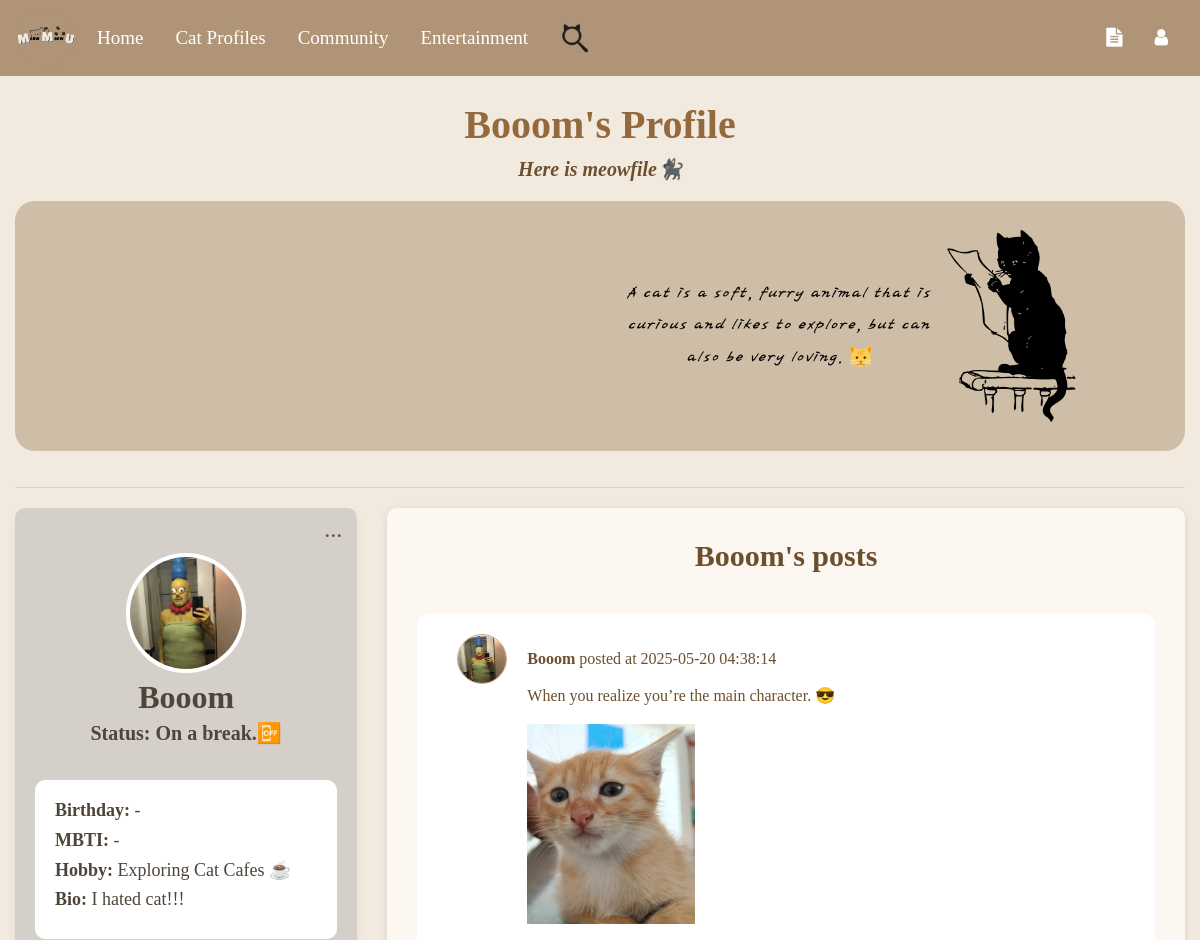
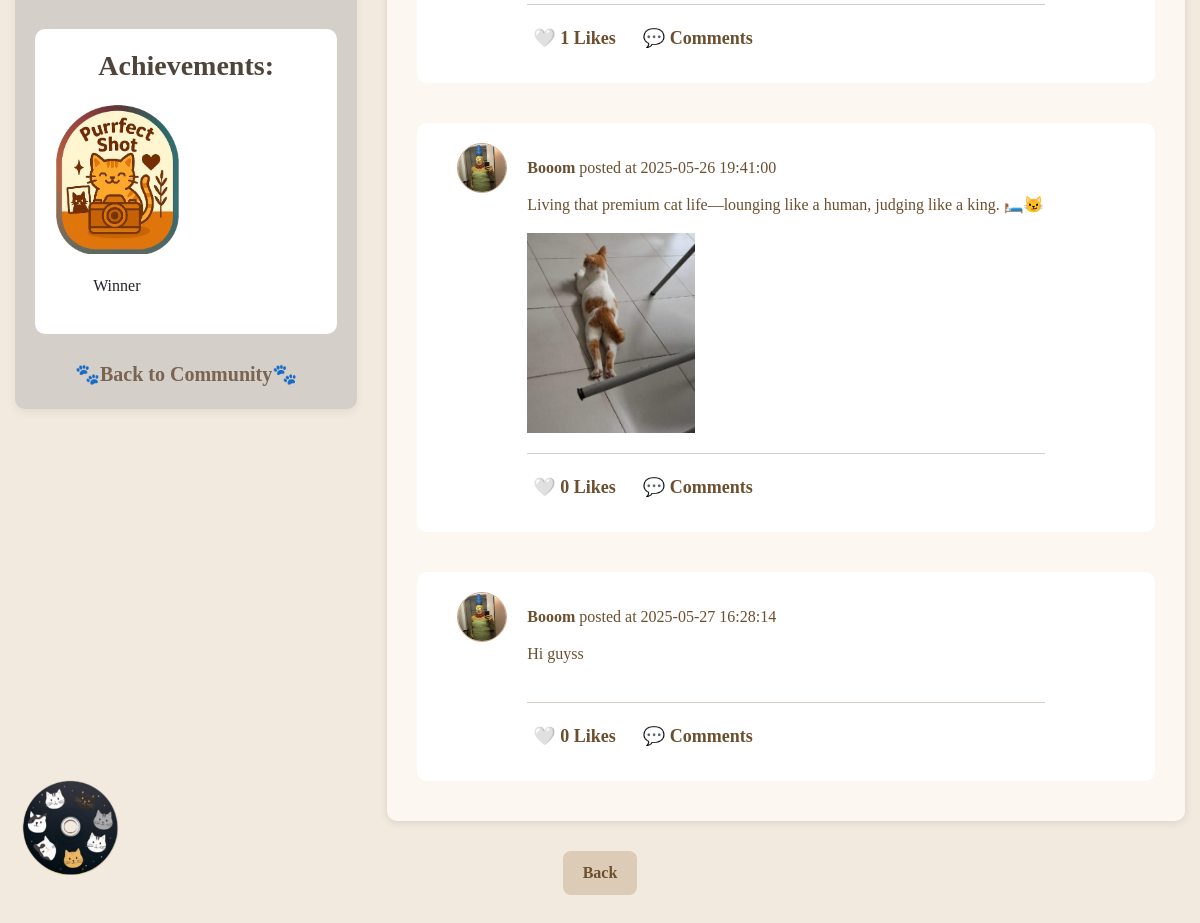
Screenshot of /profile/6 (signed in) with the database file from the repository (2 pictures, top to bottom).
### Website/models.py (models this page shows)
class User(db.Model, UserMixin):
    id = db.Column(db.Integer, primary_key=True)
    email = db.Column(db.String(150), unique=True, nullable=False)
    ps = db.Column(db.String(150), nullable=False)
    Name = db.Column(db.String(150), nullable=False)
    secret_answer = db.Column(db.String(150), nullable=False)
    notes = db.relationship("Note", backref="user", lazy=True, cascade="all, delete-orphan")
    stories = db.relationship("Story", backref="owner", lazy=True, cascade="all, delete-orphan")
    reports_made = db.relationship(
        "Report",
        back_populates="reporting_user",
        lazy=True,
        cascade="all, delete-orphan",
        foreign_keys="[Report.user_id]"
    )
    reports_received = db.relationship(
        "Report",
        back_populates="reported_user_profile",
        lazy=True,
        foreign_keys="[Report.user_profile_id]"
    )
    status = db.Column(db.String(100)) #user profile part
    birthday = db.Column(db.Date)
    mbti = db.Column(db.String(50))
    hobby = db.Column(db.String(100))
    bio = db.Column(db.Text)
    profile_picture = db.Column(db.String(255), default="default_profilepic.png")
    cover_photo = db.Column(db.String(255), default="default_cover.png")
    role = db.Column(db.String(50), default='user', nullable=False)
    level1_completed = db.Column(db.Boolean, default=False)
    privacy = db.Column(db.String(50), default="Public", nullable=False)

### tables this page shows
CREATE TABLE badge (
    id INTEGER PRIMARY KEY AUTOINCREMENT,
    name TEXT NOT NULL,
    description TEXT NOT NULL,
    criteria TEXT,
    icon TEXT NOT NULL
);

CREATE TABLE "post" (
	"post_id"	INTEGER,
	"user_id"	INTEGER,
	"content"	TEXT,
	"media_type"	TEXT,
	"media_url"	TEXT,
	"created_at"	TIMESTAMP DEFAULT CURRENT_TIMESTAMP,
	"updated_at"	TIMESTAMP DEFAULT CURRENT_TIMESTAMP,
	"cat_hashtag"	TEXT,
	PRIMARY KEY("post_id"),
	FOREIGN KEY("user_id") REFERENCES "user"("id") ON DELETE CASCADE
);

### Website/auth.py (the view)
@auth.route('/profile/<int:user_id>')
def view_user_profile(user_id):
    if not current_user.is_authenticated:
        flash("You must be logged in to view profile!", category="error")
        return redirect(url_for('auth.login'))
    conn = get_db_connection()
    cursor = conn.cursor()
    cursor.execute("""
        SELECT id, name, profile_picture, cover_photo, status, birthday, mbti, hobby, bio, privacy
        FROM user WHERE id = ?
    """, (user_id,))
    profile_owner = cursor.fetchone()
    if not profile_owner:
        flash("User profile not found!", category="error")
        return redirect(url_for('community.community_feature'))
    cursor.execute("""
        SELECT post.*,
            (SELECT COUNT(*) FROM likes WHERE likes.post_id = post.post_id) AS like_count
        FROM post
        WHERE post.user_id = ?
        ORDER BY like_count DESC
    """, (user_id,))
    posts = cursor.fetchall()
    cursor.execute("""
        SELECT b.name, b.description, b.icon
        FROM badge b
        JOIN user_badge ub ON b.id = ub.badge_id
        WHERE ub.user_id = ?
    """, (user_id,))
    badges = cursor.fetchall()
    conn.close()
    return render_template("view_user_profile.html", profile_owner=profile_owner, posts=posts, badges=badges, user=current_user)

### Website/community.py (called while the page is built)
def get_db_connection():
    db_path = os.path.join(os.path.dirname(__file__), '..', 'instance', 'datebase.db')
    db_path = os.path.abspath(db_path)
    conn = sqlite3.connect(db_path)
    conn.row_factory = sqlite3.Row
    return conn

### Website/templates/view_user_profile.html (shortened to what this page needs)
{% extends "base.html" %}
{% block content %}
<h1 style="font-size: 40px; font-weight: bold; text-align: center; padding-top: 25px; color: #94693e;">
  {{ profile_owner.name }}'s Profile
</h1>
<h5 style="font-size: 20px; font-weight: bold; text-align: center; margin-top: 5px; margin-bottom: 20px; color: #6b4f2f; font-style: italic;">
  Here is meowfile🐈‍⬛
</h5>
{% if profile_owner.cover_photo %}
<img style="margin-bottom: 20px;" src="{{ url_for('static', filename='Userprofile/' ~ profile_owner.cover_photo) }}"
  alt="Cover Photo" class="cover-photo"
  onclick="toggleModal('{{ url_for('static', filename='Userprofile/' ~ profile_owner.cover_photo) }}')">
{% else %}
<img style="margin-bottom: 20px;" src="{{ url_for('static', filename='Userprofile/default_cover.png') }}"
  alt="Cover Photo" class="cover-photo"
  onclick="toggleModal('{{ url_for('static', filename='Userprofile/default_cover.png') }}')">
{% endif %}
<hr>
<div class="main-content-row">
  <div class="profile-section">
    {% if user.is_authenticated %}
    <div class="menu-container" tabindex="0">
      <span class="dots">...</span>
    </div>
    {% endif %}
    <div class="profile-header">
      {% if profile_owner.profile_picture %}
      <img src="{{ url_for('static', filename='Userprofile/' ~ profile_owner.profile_picture) }}" alt="Profile Picture"
        class="profile-picture"
        onclick="toggleModal('{{ url_for('static', filename='Userprofile/' ~ profile_owner.profile_picture) }}')">
      {% else %}
      <img src="{{ url_for('static', filename='Userprofile/default_profilepic.png') }}" alt="Profile Picture"
        class="profile-picture"
        onclick="toggleModal('{{ url_for('static', filename='Userprofile/default_profilepic.png') }}')">
      {% endif %}
      <div class="profile-info">
        <h2>{{ profile_owner.name }}</h2>
        {% if profile_owner.privacy == "Private" and current_user.role != "admin" and current_user.id !=
        profile_owner.id %}
        <h5>Not available to view</h5>
        {% else %}
        <h5>Status: {{ profile_owner.status }}</h5>
        {% endif %}
      </div>
    </div>
    <div class="profile-details">
      {% if profile_owner.privacy == "Private" and current_user.role != "admin" and current_user.id != profile_owner.id
      %}
      <h5 style="text-align: center;"><b>This account is private account🔒</b></h5>
      {% else %}
      <h5><b>Birthday:</b> {{ profile_owner.birthday if profile_owner.birthday else "-" }}</h5>
      <h5><b>MBTI:</b> {{ profile_owner.mbti if profile_owner.mbti else "-" }}</h5>
      <h5><b>Hobby:</b> {{ profile_owner.hobby if profile_owner.hobby else "-" }}</h5>
      <h5><b>Bio:</b> {{ profile_owner.bio if profile_owner.bio else "-" }}</h5>
      {% endif %}
    </div>
    <div class="badge-display">
      {% if profile_owner.privacy == "Private" and current_user.role != "admin" and current_user.id != profile_owner.id
      %}
      <h5 style="font-weight: bold; font-size: 18px;">Achievements are not available to view.</h5>
      {% else %}
      <h3><b>Achievements:</b></h3>
      {% if badges %}
      <div id="badgeGallery">
        {% for badge in badges %}
        <div class="badge-item">
          <img src="{{ url_for('static', filename='badges/' ~ badge[2]) }}" title="{{ badge[0] }}" class="badge-icon">
          <p class="badge-condition">{{ badge[1] }}</p>
        </div>
        {% endfor %}
      </div>
      {% else %}
      <p class="italic"> No achievements yet! Keep exploring to earn badges. </p>
      {% endif %}
      {% endif %}
    </div>
    <div class="back-community">
      <a onclick="location.href='{{ url_for('community.community_feature') }}'">🐾Back to Community🐾</a>
    </div>
  </div>
  <div class="post-container">
    <h3 style="font-size: 30px; font-weight: bold; text-align: center; padding-top: 10px;">
      {{ profile_owner.name }}'s posts
    </h3>
    {% if posts %}
    {% for post in posts %}
    <div class="post" onclick="window.location.href='/post/{{ post.post_id}}'">
      <div class="post-info">
        <img class="post-profile-picture"
          src="{{ url_for('static', filename='Userprofile/' ~ profile_owner.profile_picture) if profile_owner.profile_picture else url_for('static', filename='Userprofile/default_profilepic.png') }}"
          alt="Avatar">
        <p><strong>{{ profile_owner.name }}</strong> posted at {{ post['created_at'] }}</p>
      </div>
      <div class="post-body">
        <p class="post-content">{{ post['content'] }}</p>
        <div class="media-grid">
          {% if post['media_url'] %}
          {% set media_list = post['media_url'].split(';') %}
          {% set max_show = 3 %}
          {% set total = media_list | length %}
          {% for media_url in media_list[:max_show] %}
          {% set ext = media_url.rsplit('.', 1)[1].lower() %}
          <div class="media-item">
            {% if ext in ['jpg', 'jpeg', 'png', 'gif'] %}
            <img src="{{ url_for('static', filename=media_url) }}" alt="Image">
            {% elif ext in ['mp4', 'mov', 'avi'] %}
            <video controls>
              <source src="{{ url_for('static', filename=media_url) }}" type="video/{{ ext }}">
            </video>
            {% endif %}
          </div>
          {% endfor %}
          {% endif %}
        </div>
        <div class="post-actions">
          <form id="like-form-{{ post['post_id'] }}"
            action="{{ url_for('community.like_post' if not post['liked_by_current_user'] else 'community.unlike_post', post_id=post['post_id']) }}"
            method="post" style="display:inline;">
            <button type="submit" class="post-action-button">
              {% if post['liked_by_current_user'] %}
              ❤️
              {% else %}
              🤍
              {% endif %}
              {{ post['like_count'] }} Likes
            </button>
          </form>
          <button class="post-action-button"
            onclick="event.stopPropagation(); window.location.href='/post/{{ post.post_id }}#comments'">
            💬 {{ post['comment_count'] }} Comments
          </button>
        </div>
      </div>
    </div>
    {% endfor %}
    {% else %}
    <h3>This user hasn't posted anything yet.</h3>
    {% endif %}
  </div>
</div>
<button class="back-button" onclick="history.back();">
  Back
</button>
{% endblock %}

### Website/templates/base.html (style rules this page uses)
body { background-color: #f9f4ef; }

### Website/templates/view_user_profile.html (style rules this page uses)
body { background-color: #f2eadf; font-family: 'Times New Roman'; margin-bottom: 30px; }
h2, h5, label { color: rgb(78, 68, 57); }
h3 { width: 100%; text-align: center; margin-bottom: 20px; }
.profile-header { position: relative; margin-bottom: 30px; margin-top: 25px; align-items: center !important; text-align: center !important; justify-content: center !important; }
.cover-photo { width: 100%; height: 250px; object-fit: cover; border-radius: 20px; transition: transform 0.3s ease-in-out, box-shadow 0.3s ease-in-out; cursor: pointer; }
.profile-picture { width: 120px; height: 120px; border-radius: 50%; object-fit: cover; border: 4px solid white; background: white; cursor: pointer; }
.profile-info { align-items: center !important; text-align: center !important; justify-content: center !important; color: #4e4439; }
.profile-info h2, .profile-info h5 { font-weight: bold; margin: 5px 0; }
.profile-details { width: 100%; height: 30%; margin-bottom: 10px; background: #ffffff; padding: 20px; border-radius: 10px; }
.profile-details h5 { font-size: 18px; }
.main-content-row { display: flex; flex-direction: row; gap: 30px; margin-top: 20px; }
.profile-section { width: 30%; background-color: #d4cfc9; padding: 20px; border-radius: 10px; box-shadow: 0 4px 10px rgba(0, 0, 0, 0.06); display: flex; flex-direction: column; align-items: center; height: 100%; position: relative; }
.post-container { width: 70%; padding: 20px 30px; background-color: #fcf7f1; color: #6b4f2f; border-radius: 10px; box-shadow: 0 2px 8px rgba(0, 0, 0, 0.1); display: flex; flex-direction: column; align-items: flex-start; }
.post { width: 100%; max-width: 1000px; min-height: 200px; margin: 20px 0; padding: 20px 20px 10px 20px; background-color: #ffffff; border-radius: 10px; overflow: hidden; cursor: pointer; display: flex; flex-direction: column; justify-content: space-between; }
.post-info { display: flex; align-items: center; justify-content: flex-start; margin-left: 20px; }
.post-info p { margin: 0; line-height: 1.2; }
.post-profile-picture { width: 50px; height: 50px; margin-right: 20px; border-radius: 50%; border: 1px solid #c8a786; }
.post-body { margin: 0 90px; }
.post-content { max-width: 100%; text-align: left; display: -webkit-box; -webkit-line-clamp: 3; -webkit-box-orient: vertical; overflow: hidden; text-overflow: ellipsis; }
.media-grid { display: grid; grid-template-columns: repeat(3, 1fr); gap: 8px; width: 100%; max-width: 600px; margin: 10px 0; }
.media-item { height: 200px; position: relative; overflow: hidden; background: #f0f0f0; }
.media-item img, .media-item video { position: absolute; top: 0; left: 0; width: 100%; height: 100%; object-fit: cover; }
.post-actions { margin: 20px 0; display: flex; align-items: center; justify-content: flex-start; gap: 15px; border-top: 1px solid #d7cfc7; }
.post-action-button { background: none; padding-top: 20px; border: none; color: #6b4f2f; cursor: pointer; font-weight: bold; font-size: 18px; }
.back-community { text-align: center; margin-top: 5px; }
.back-community a { font-size: 20px; color: rgb(120, 100, 80); font-weight: bold; text-decoration: none; transition: color 0.3s ease, transform 0.3s ease; display: inline-block; cursor: pointer; }
#badgeGallery { display: grid; grid-template-columns: repeat(2, 1fr); gap: 15px; justify-content: center; align-items: center; }
.badge-display { width: 100%; height: 100%; margin-top: 20px; margin-bottom: 20px; background: #ffffff; padding: 20px; border-radius: 10px; justify-content: center; align-items: center; text-align: center; }
.badge-display h3 { color: rgb(78, 68, 57); }
.badge-item { display: flex; flex-direction: column; align-items: center; text-align: center; }
.badge-icon { width: 100%; height: auto; max-width: 150px; transition: transform 0.3s ease; cursor: pointer; margin-bottom: 20px; }
.dots { font-size: 24px; cursor: pointer; color: #6b4f2f; }
.menu-container { position: absolute; top: 3px; right: 15px; }
.back-button { display: block; margin: 30px auto; padding: 10px 20px; background-color: #dccbb7; color: #6b4f2f; font-weight: bold; border: none; border-radius: 8px; cursor: pointer; text-align: center; text-decoration: none; }

### rows the page displays
User: name "Booom", cover_photo (placeholder picture), profile_picture (picture), status "On a break.📴", mbti "-", hobby "Exploring Cat Cafes ☕", bio "I hated cat!!!"
badge: icon (picture), description "Winner"
post: profile_picture (picture), created_at "2025-05-20 04:38:14", content "When you realize you’re the main character. 😎", media_url (picture), like_count "1"
post: profile_picture (picture), created_at "2025-05-26 19:41:00", content "Living that premium cat life—lounging like a human, judging like a king. 🛏️😼", media_url (picture), like_count "0"
post: profile_picture (picture), created_at "2025-05-27 16:28:14", content "Hi guyss", like_count "0"

### other values shown
{{ profile_owner.birthday if profile_owner.birthday else "-" }} "-"
